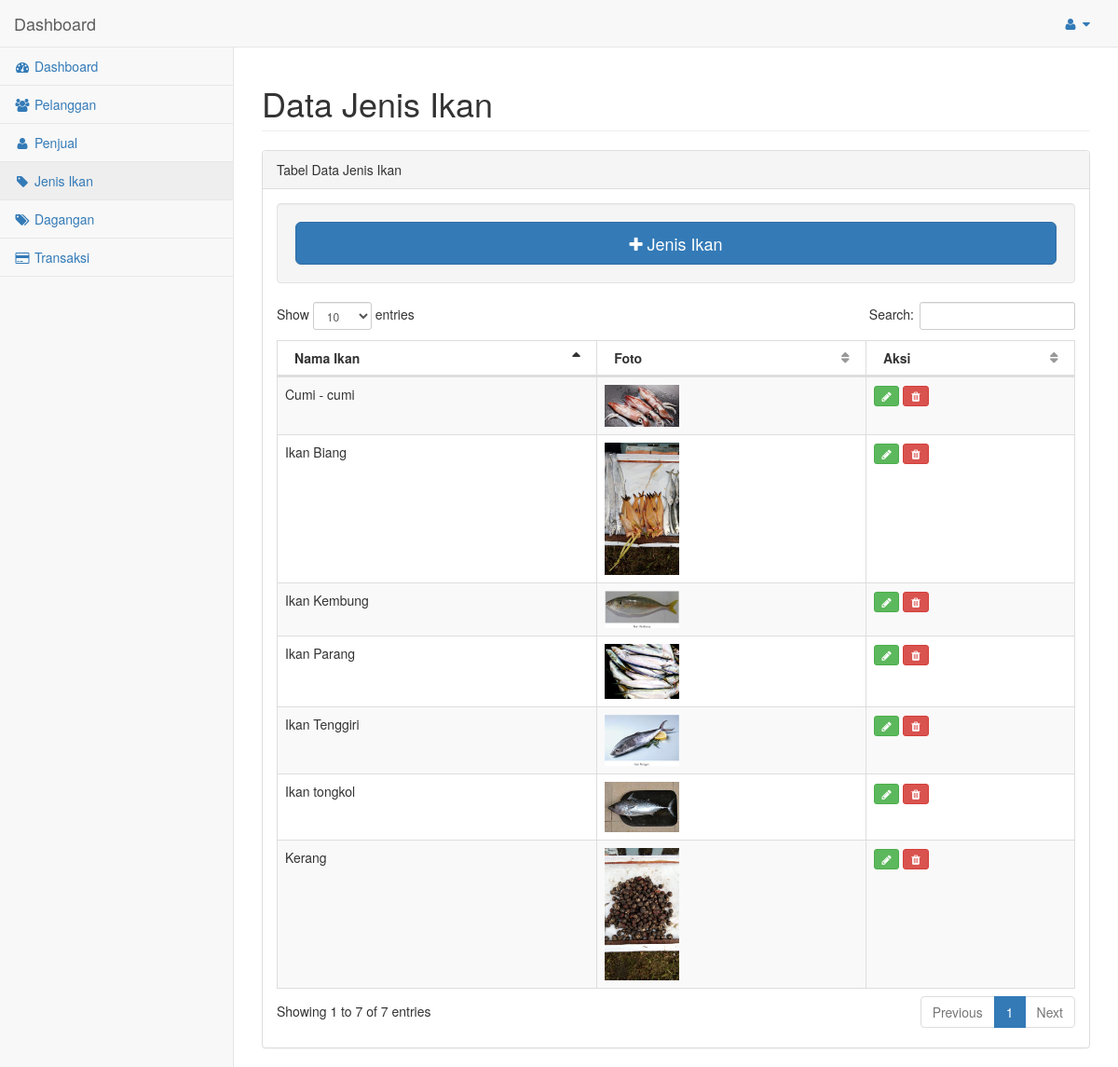
The app's page /web-admin/onfish/pages/jenis_ikan.php (signed in) with its own data.
### tables this page shows
CREATE TABLE `jenis_ikan` (
  `id_jenis_ikan` int(11) NOT NULL,
  `nama_ikan` varchar(50) NOT NULL,
  `foto` text NOT NULL
);

### web-admin/onfish/pages/jenis_ikan.php (the view, shortened to what this page needs)
<?php
if (empty($_SESSION)) {
	header("location:index.php");
}
else{
	include("koneksi.php");
?>
<!DOCTYPE html>
<html lang="en">
<?php
include("head.php");
?>
<body>
    <div id="wrapper">
	<?php include("nav.php"); ?>
	<div id="page-wrapper">
            <div class="row">
                <div class="col-lg-12">
                    <h1 class="page-header">Data Jenis Ikan</h1>
                </div>
            </div>
            <div class="row">
                <div class="col-lg-12">
                    <div class="panel panel-default">
                        <div class="panel-heading">
                            Tabel Data Jenis Ikan
                        </div>
                        <div class="panel-body">
							<div class="well">
                                <a class="btn btn-primary btn-lg btn-block" href="jenis_ikan_add.php"><i class="fa fa-plus"></i>&nbsp;Jenis Ikan</a>
                            </div>
                            <table width="100%" class="table table-striped table-bordered table-hover" id="dataTables-example">
                                <thead>
                                    <tr>
                                        <th>Nama Ikan</th>
                                        <th>Foto</th>
                                        <th>Aksi</th>
                                    </tr>
                                </thead>
                                <tbody>
								<?php
									$query = "select * from `jenis_ikan`";
									$eksekusi = mysqli_query($koneksi, $query);
									while($row = mysqli_fetch_array($eksekusi)){
										$id = $row['id_jenis_ikan'];
										$parameter = '?id_jenis_ikan='.$id;
								?>
                                    <tr class="gradeU">
										<td><?php echo $row['nama_ikan'];?></td>
										<td><img src="../img/ikan_jenis/<?php echo $row['foto'];?>" width="80px"/></td>
										<td class="center">
											<a href="jenis_ikan_edit.php<?php echo $parameter;?>">
												<button type="button" class="btn btn-success btn-xs"><i class="fa fa-pencil fa-fw"></i></button>
											</a>
											<a href="jenis_ikan_hapus.php<?php echo $parameter;?>" onClick="return confirm('Yakin ingin menghapus data?');">
												<button type="button" class="btn btn-danger btn-xs"><i class="fa fa-trash fa-fw"></i></button>
											</a>
										</td>
                                    </tr>
                                <?php
									}
								?>
                                </tbody>
                            </table>
                        </div>
                    </div>
                </div>
            </div>
        </div>
    </div>
</body>
</html>
<?php
}
?>

### web-admin/onfish/pages/head.php (shortened to what this page needs)
<head>
    <link href="../vendor/bootstrap/css/bootstrap.min.css" rel="stylesheet">
    <link href="../vendor/metisMenu/metisMenu.min.css" rel="stylesheet">
    <link href="../vendor/datatables-plugins/dataTables.bootstrap.css" rel="stylesheet">
    <link href="../vendor/datatables-responsive/dataTables.responsive.css" rel="stylesheet">
    <link href="../dist/css/sb-admin-2.css" rel="stylesheet">
    <link href="../vendor/morrisjs/morris.css" rel="stylesheet">
    <link href="../vendor/font-awesome/css/font-awesome.min.css" rel="stylesheet" type="text/css">
</head>

### web-admin/onfish/pages/nav.php (shortened to what this page needs)
    <nav class="navbar navbar-default navbar-static-top" role="navigation" style="margin-bottom: 0">
        <div class="navbar-header">
            <a class="navbar-brand" href="home.php">Dashboard</a>
        </div>
        <ul class="nav navbar-top-links navbar-right">
<li class="dropdown">
                <a class="dropdown-toggle" data-toggle="dropdown" href="#">
                    <i class="fa fa-user fa-fw"></i> <i class="fa fa-caret-down"></i>
                </a>
            </li>
        </ul>
        <div class="navbar-default sidebar" role="navigation">
            <div class="sidebar-nav navbar-collapse">
                <ul class="nav" id="side-menu">
                    <li>
                        <a href="home.php"><i class="fa fa-dashboard fa-fw"></i> Dashboard</a>
                    </li>
                    <li>
                        <a href="pelanggan.php"><i class="fa fa-users fa-fw"></i> Pelanggan</a>
                    </li>
                    <li>
                        <a href="penjual.php"><i class="fa fa-user fa-fw"></i> Penjual</a>
                    </li>
                    <li>
                        <a href="jenis_ikan.php"><i class="fa fa-tag fa-fw"></i> Jenis Ikan</a>
                    </li>
                    <li>
                        <a href="dagangan.php"><i class="fa fa-tags fa-fw"></i> Dagangan</a>
                    </li>
                    <li>
                        <a href="transaksi.php"><i class="fa fa-credit-card fa-fw"></i> Transaksi</a>
                    </li>
                </ul>
            </div>
        </div>
    </nav>

### records on screen
jenis_ikan: nama_ikan "Ikan Tenggiri", foto (picture)
jenis_ikan: nama_ikan "Ikan Biang", foto (picture)
jenis_ikan: nama_ikan "Ikan Kembung", foto (picture)
jenis_ikan: nama_ikan "Ikan Parang", foto (picture)
jenis_ikan: nama_ikan "Kerang", foto (picture)
jenis_ikan: nama_ikan "Cumi - cumi", foto (picture)
jenis_ikan: nama_ikan "Ikan tongkol", foto (picture)
